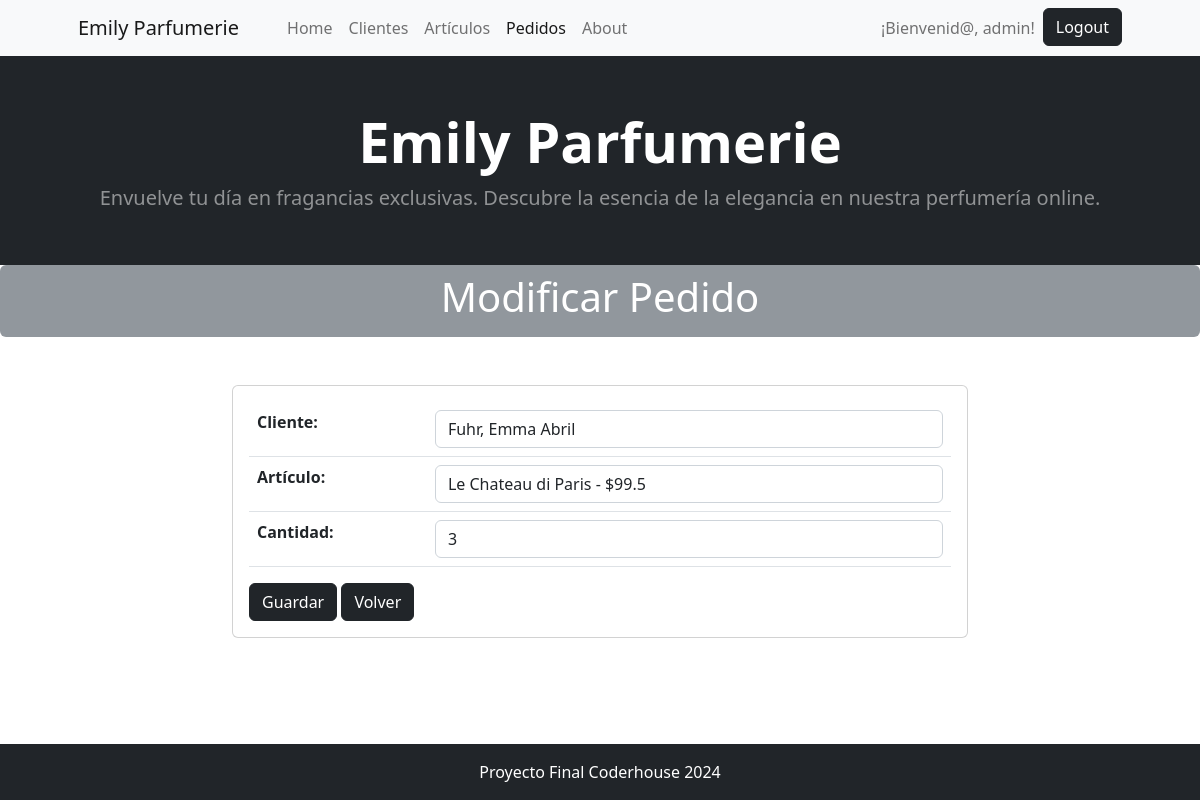
Page /cliente/pedido/update/6 (signed in) on the committed database.
### cliente/models.py (models this page shows, shortened)
class Pedido(models.Model):
    cliente = models.ForeignKey(Cliente,on_delete=models.SET_NULL, null=True, blank=True,verbose_name='Cliente')
    articulo = models.ForeignKey(Articulo,on_delete=models.SET_NULL, null=True, blank=True,verbose_name='Artículo')
    cantidad = models.IntegerField(verbose_name='Cantidad', default=0)
    fecha_actualizacion = models.DateField(null=True, blank=True, default=timezone.now, editable=False, verbose_name="Fecha de actualización")

### cliente/views.py (the view)
# urls.py: path("pedido/update/<int:pk>", views.PedidoUpdate.as_view(), name="pedido_update"),
@method_decorator(login_required, name='dispatch')
class PedidoUpdate(UpdateView):
    model = models.Pedido
    form_class = forms.PedidoForm
    template_name = "cliente/pedido_update.html"
    success_url = reverse_lazy("cliente:pedido_list")

### cliente/forms.py
class PedidoForm(forms.ModelForm):
    class Meta:
        model = models.Pedido
        fields = '__all__'
        widgets = {
            "cliente": forms.Select(attrs={"class": "form-control"}),
            "articulo": forms.Select(attrs={"class": "form-control"}),
            "cantidad": forms.TextInput(attrs={"class": "form-control"}),
            "fecha_actualizacion": forms.HiddenInput(),
        }

### articulo/models.py (called while the page is built)
    def __str__(self):
        return f"{self.nombre} - ${self.precio}"

### cliente/models.py (called while the page is built)
    def __str__(self):
        return f"{self.apellido}, {self.nombre}"

### cliente/templates/cliente/pedido_update.html (shortened to what this page needs)
{% extends 'core/base.html' %}
{% block titulo %}
    Modificar Pedido
{% endblock titulo %}
{% block contenido %}
<div class="container mt-5">
    <div class="row justify-content-center">
        <div class="col-md-8">
            <div class="card">
                <div class="card-body">
                    <form action="" method="post">
                        <div class="table-responsive">
                            <table class="table">
                                {{ form.as_table }}
                            </table>
                        </div>
                        <button type="submit" class="btn btn-dark">Guardar</button>
                        <a href="{% url 'cliente:pedido_list' %}" class="btn btn-dark">Volver</a>
                    </form>
                </div>
            </div>
        </div>
    </div>
</div>
{% endblock contenido %}

### core/templates/core/components/navbar.html (shortened to what this page needs)
<nav class="navbar navbar-expand-lg navbar-light bg-light">
    <div class="container px-4 px-lg-5">
        <a class="navbar-brand" href="{% url 'core:home' %}">Emily Parfumerie</a>
        <div class="collapse navbar-collapse" id="navbarSupportedContent">
            <ul class="navbar-nav me-auto mb-2 mb-lg-0 ms-lg-4">
                <li class="nav-item"><a class="nav-link {% if request.path == "/" %}active{% endif %}" aria-current="page" href="{% url 'core:home' %}">Home</a></li>
            {% if user.is_authenticated %}
                <li class="nav-item"><a class="nav-link {% if "/cliente/cliente" in request.path %}active{% endif %}" href="{% url 'cliente:home' %}">Clientes</a></li>
                <li class="nav-item"><a class="nav-link {% if "/articulo/" in request.path %}active{% endif %}" href="{% url 'articulo:home' %}">Artículos</a></li>
                <li class="nav-item"><a class="nav-link {% if "cliente/pedido" in request.path %}active{% endif %}" href="{% url 'cliente:pedidos' %}">Pedidos</a></li>
            {% endif %}
                <li class="nav-item"><a class="nav-link {% if "/about/" in request.path %}active{% endif %}" href="{% url 'core:about' %}">About</a></li>
            </ul>
            <ul class="navbar-nav ml-auto">
                {% if user.is_authenticated %}
                    <li class="nav-item">
                        <a class="nav-link">¡Bienvenid@, {{ user.username }}!</a>
                    </li>
                    <li class="nav-item ">
                        <form action="{% url 'core:logout' %}" method="post">
                            <button type="submit" class="btn btn-dark ">Logout</button>
                        </form>
                    </li>
                {% else %}
                    <li class="nav-item"><a class="nav-link {% if "/login" in request.path %}active{% endif %}" href="{% url 'core:login' %}">Login</a></li>
                    <li class="nav-item"><a class="nav-link {% if "/register" in request.path %}active{% endif %}" href="{% url 'core:register' %}">Registrarse</a></li>
                {% endif %}
            </ul>
        </div>
    </div>
</nav>

### rows in the picture
Pedido: cliente "Fuhr, Emma Abril", articulo "Le Chateau di Paris - $99.5", cantidad "3"

### other values in the picture
{{ user.username }} "admin"
